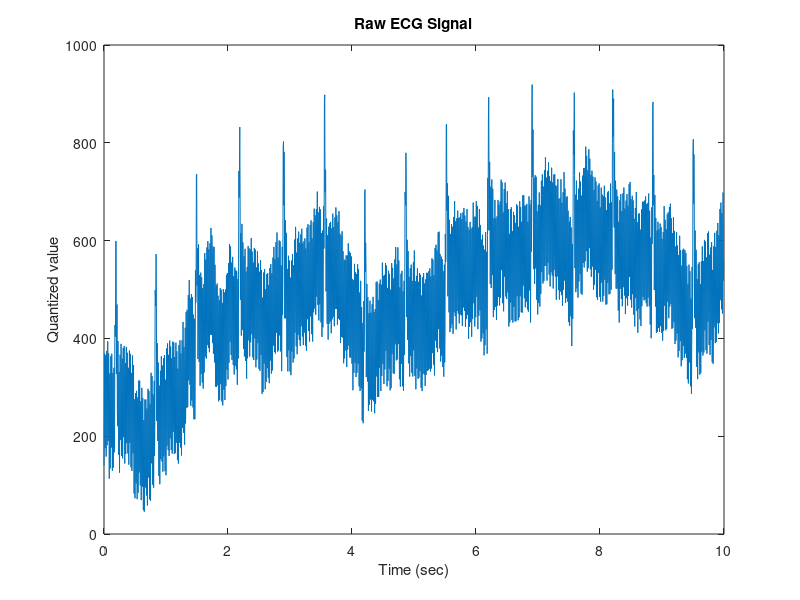
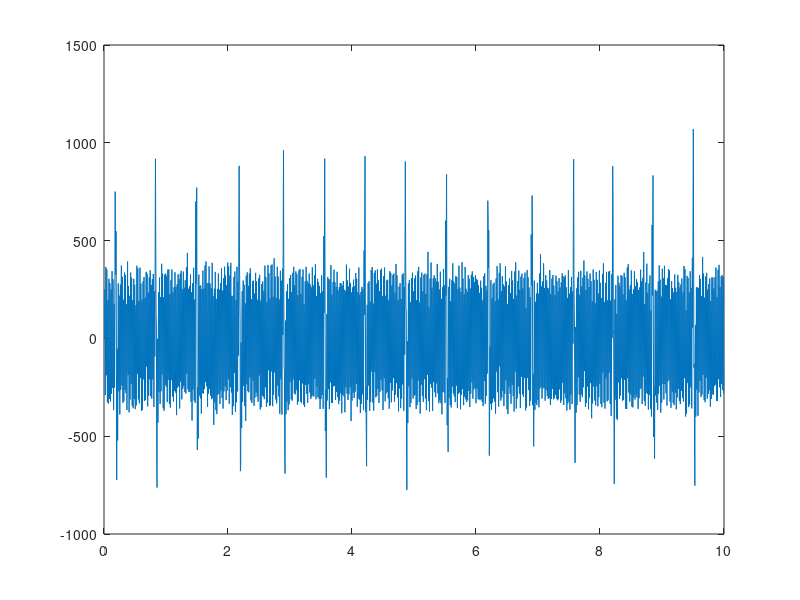
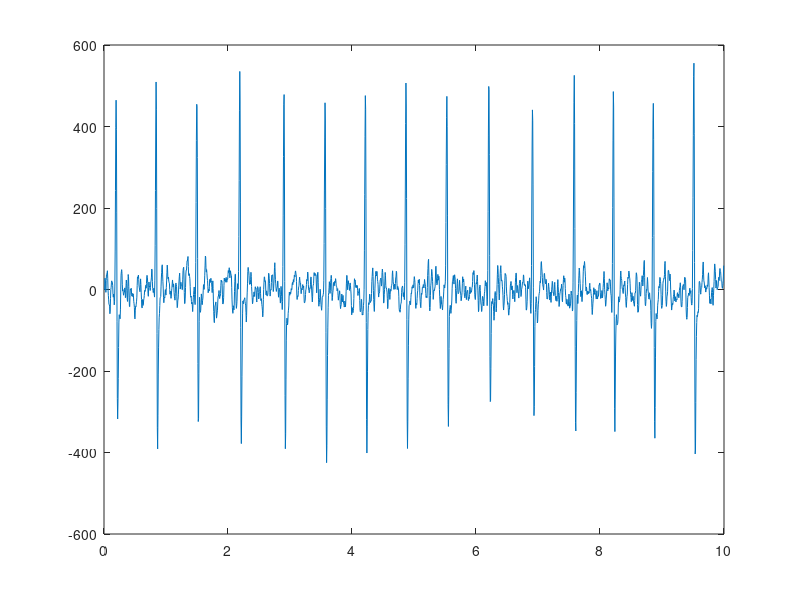
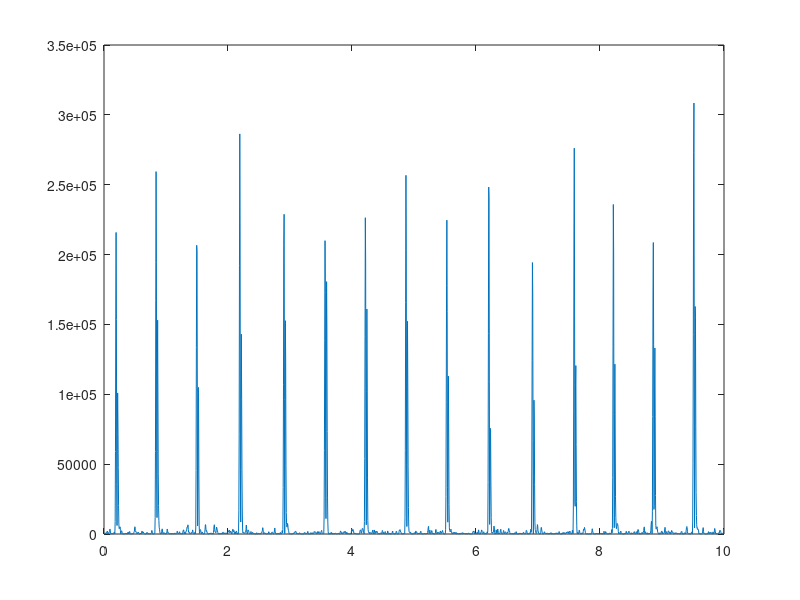

Source code (MATLAB) for these figures, in order:
close all; clear; clc;

data = load('ECG_signal.mat');
ECG = data.ECG;
fs = data.fs;
Npoint = length(ECG);
dt = 1 / fs;  % time resolution
t_axis = (0 : dt : 1/fs*(Npoint - 1));
% df = fs / Npoint;  % frequency resolution
% f_axis = (0:1:(Npoint-1))*df - fs/2;  % frequency axis (shifted)

figure();
% subplot(2,1,1);
plot(t_axis, ECG);
xlabel('Time (sec)');
ylabel('Quantized value');
title("Raw ECG Signal");
% subplot(2,1,2);
% plot(f_axis, abs(fftshift(fft(ECG))));
% title('Frequency spectrum');

%% Slope calculation
% a = 1;
% b = [2 1 -1 -2];
% ECG_1 = filter(b, a, ECG);

n = 1;
ECG_1 = zeros(1,length(ECG));
for i = (3*n+1):length(ECG)
    ECG_1(i) = 2*ECG(i) + ECG(i-n) - ECG(i-2*n) - 2*ECG(i-3*n);
end

Npoint_1 = length(ECG_1);
dt_1 = 1 / fs;
t_axis_1 = (0 : dt_1 : 1/fs*(Npoint_1 - 1));
figure();
plot(t_axis_1, ECG_1);

%% 60Hz filtering
% ma = ones(1,3)/3;
% figure();
% plot((0:511)*fs/512, abs(fft(ma,512)));
% xlabel('Hz');
% ECG_2_1 = conv(ECG_1, ma, 'same');
% ECG_2 = conv(ECG_2_1, ma, 'same');

n = 1;
ECG_2_1 = zeros(1,length(ECG_1));
for i = (2*n+1):length(ECG_1)
    ECG_2_1(i) = 1/3*ECG_1(i) + 1/3*ECG_1(i-n) + 1/3*ECG_1(i-2*n);
end
ECG_2 = zeros(1,length(ECG_2_1));
for i = (2*n+1):length(ECG_2_1)
    ECG_2(i) = 1/3*ECG_2_1(i) + 1/3*ECG_2_1(i-n) + 1/3*ECG_2_1(i-2*n);
end

Npoint_2 = length(ECG_2);
dt_2 = 1 / fs;
t_axis_2 = (0 : dt_2 : 1/fs*(Npoint_2 - 1));
% df_2 = fs / Npoint_2;
% f_axis_2 = (0:1:(Npoint_2-1))*df_2 - fs/2;

figure();
% subplot(2,1,1);
plot(t_axis_2, ECG_2);
% title("filtered ECG Signal");
% subplot(2,1,2);
% plot(f_axis_2, abs(fftshift(fft(ECG_2))));
% title('Frequency spectrum');

%% Squaring
ECG_3 = ECG_2 .^ 2;

Npoint_3 = length(ECG_3);
dt_3 = 1 / fs;
t_axis_3 = (0 : dt_3 : 1/fs*(Npoint_3 - 1));
figure();
plot(t_axis_3, ECG_3);

%% Flattening
% df_3 = fs / Npoint_3;
% f_axis_3 = (0:1:(Npoint_3-1))*df_3 - fs/2;
% figure();
% plot(f_axis_3, abs(fftshift(fft(ECG_3))));
% title('Frequency spectrum');

% ma = 1 * ones(1,8)/8;
% figure();
% plot((0:999)*200/1000, abs(fft(ma,1000)));
% xlabel('Hz');

ECG_4 = zeros(1,length(ECG_3));
for i = (8+1):length(ECG_3)
    ECG_4(i) = 1/8*ECG_3(i) + 1/8*ECG_3(i-1) + 1/8*ECG_3(i-2) + 1/8*ECG_3(i-3) + ...
        1/8*ECG_3(i-4) + 1/8*ECG_3(i-5) + 1/8*ECG_3(i-6) + 1/8*ECG_3(i-7) + 1/8*ECG_3(i-8);
end
Npoint_4 = length(ECG_4);
dt_4 = 1 / fs;
t_axis_4 = (0 : dt_4 : 1/fs*(Npoint_4 - 1));
figure();
plot(t_axis_4, ECG_4);

% b = fir1(100, 20/fs*2, 'low');
% % fvtool(b);
% ECG_4 = filter(b, 1, ECG_3);
% 
% Npoint_4 = length(ECG_4);
% dt_4 = 1 / fs;
% t_axis_4 = (0 : dt_4 : 1/fs*(Npoint_4 - 1));
% figure();
% plot(t_axis_4, ECG_4);

%% Thresholding
x_axis = t_axis_4;
data = ECG_4;
[y,x] = findpeaks(data,'minpeakheight',10E4);
peaks_x = x_axis(x(:));
peaks_y = data(x(:));

figure();
plot(t_axis_4, ECG_4);
hold on;
plot(peaks_x, peaks_y, 'o');
xlabel('Time (sec)');
ylabel('Quantized value');

%% Result
range = 20;
peaks = zeros(1, length(x));
for i = 1:length(x)
    a = x(i) - range/2;
    b = x(i) + range/2;
    [mx, index] = max(ECG(a:b));
    peaks(i) = x(i) - range/2 + index - 1;
end

figure();
plot(t_axis, ECG);
hold on;
plot(t_axis(peaks(:)), ECG(peaks(:)), 'o');
xlabel('Time (sec)');
ylabel('Quantized value');
